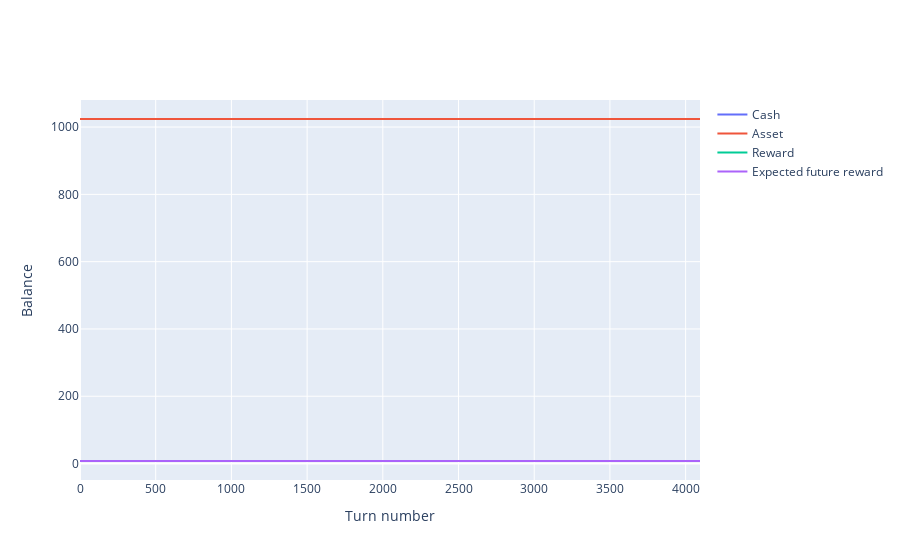

Notebook code cell kept with this figure:
### Code cell
balance_plot(turn_results)

### Figure 1 — Plotly figure (JSON) as saved in the notebook; plotly's stock layout.template omitted (floating-point values rounded to 4 significant figures; data arrays with more than 128 entries replaced by an {"elided": "..."} marker saying what was removed)
{"data": [{"name": "Cash", "type": "scatter", "y": {"elided": "4096 int values"}}, {"name": "Asset", "type": "scatter", "y": {"elided": "4096 int values"}}, {"name": "Reward", "type": "scatter", "y": {"elided": "4096 float values"}}, {"name": "Expected future reward", "type": "scatter", "y": {"elided": "4096 float values"}}], "layout": {"xaxis": {"title": {"text": "Turn number"}}, "yaxis": {"title": {"text": "Balance"}}}}
